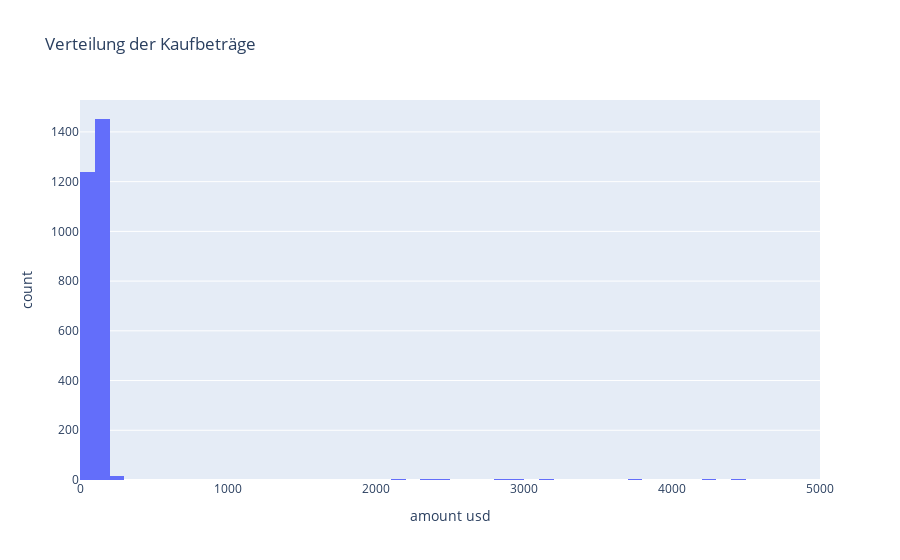

Here is the notebook cell this chart was saved with:
### Code cell
# 7. Histogramm: Verteilung der Kaufbeträge
fig = px.histogram(df, x='amount usd', nbins=50,
                   title='Verteilung der Kaufbeträge')
fig.show()

### Figure 1 — Plotly figure (JSON) as saved in the notebook; plotly's stock layout.template omitted (floating-point values rounded to 4 significant figures; data arrays with more than 128 entries replaced by an {"elided": "..."} marker saying what was removed)
{"data": [{"bingroup": "x", "hovertemplate": "amount usd=%{x}<br>count=%{y}<extra></extra>", "legendgroup": "", "marker": {"color": "#636efa", "pattern": {"shape": ""}}, "name": "", "nbinsx": 50, "orientation": "v", "showlegend": false, "type": "histogram", "x": {"elided": "3400 float values"}, "xaxis": "x", "yaxis": "y"}], "layout": {"barmode": "relative", "legend": {"tracegroupgap": 0}, "title": {"text": "Verteilung der Kaufbeträge"}, "xaxis": {"anchor": "y", "domain": [0, 1], "title": {"text": "amount usd"}}, "yaxis": {"anchor": "x", "domain": [0, 1], "title": {"text": "count"}}}}
